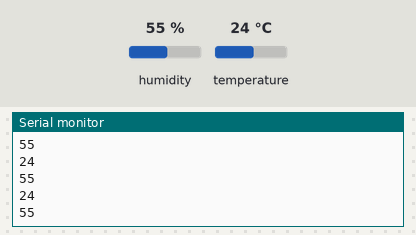
Simulated run of this sketch. Board: ESP8266 (NodeMCU). On the bench: the last lines printed to the serial monitor. Inputs (shaded band) come from the test bench; at power-on: humidity 55 %, temperature 24 °C. WiFi joins after 1.5 s; servers stay silent unless stated.

Above: at 3.0 s.
3.1 s: humidity set to 22 %
At 3.7 s:
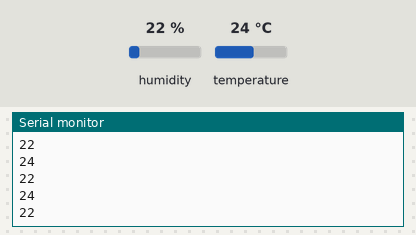
4.6 s: temperature set to 12 °C
At 5.2 s:
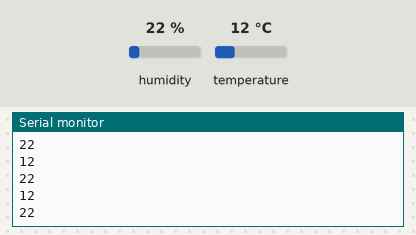
6.1 s: humidity set to 40 %
At 6.9 s:
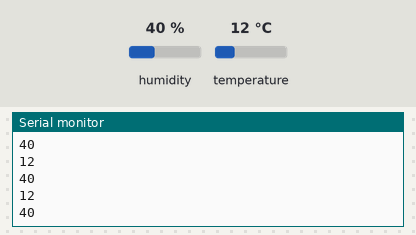
Timing chart, 0 to 9.1 s (numbered marks = the images above; inputs shaded):
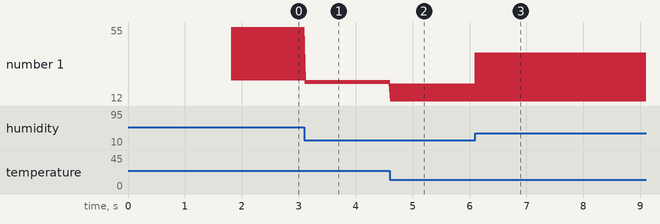

Measured:
- after the input at 3.1 s, the serial monitor: prints a new line at once (image 1)
- after the input at 4.6 s, the serial monitor: prints a new line at once (image 2)
- after the input at 6.1 s, the serial monitor: prints a new line at once (image 3)
- plotted number 1: 55 → 22 after the input at 3.1 s, 22 → 40 after the input at 6.1 s

The sketch:

ESP8266_Bly.ino
```cpp
#define BLYNK_PRINT Serial

#include <dht.h>
#include <ESP8266WiFi.h>
#include <BlynkSimpleEsp8266.h>
#define dht_apin D3
// You should get Auth Token in the Blynk App.
// Go to the Project Settings (nut icon).
char auth[] = "w3mbEEzLZjdCMWqPLH_ie4KZIuhKC3jZ";
dht DHT;
// Your WiFi credentials.
// Set password to "" for open networks.
char ssid[] = "vivo 1726";
char pass[] = "123456789";
int Temperature;
int Humidity;
void setup()
{
  // Debug console
  Serial.begin(9600);
 pinMode(dht_apin, INPUT);
  Blynk.begin(auth, ssid, pass);
}

void loop()
{
  DHT.read11(dht_apin);
  Temperature = DHT.temperature; // Gets the values of the temperature
  Humidity = DHT.humidity; // Gets the values of the humidity
  Serial.println(Temperature);
  Serial.println(Humidity);
  Blynk.virtualWrite(V0,Temperature);
  Blynk.virtualWrite(V1,Humidity);
  Blynk.virtualWrite(V2,Temperature);
  Blynk.virtualWrite(V3,Humidity);
  if(Humidity<=30)
  {
    Blynk.notify("The Humidity is Low");
    }
  Blynk.run();
}
```
